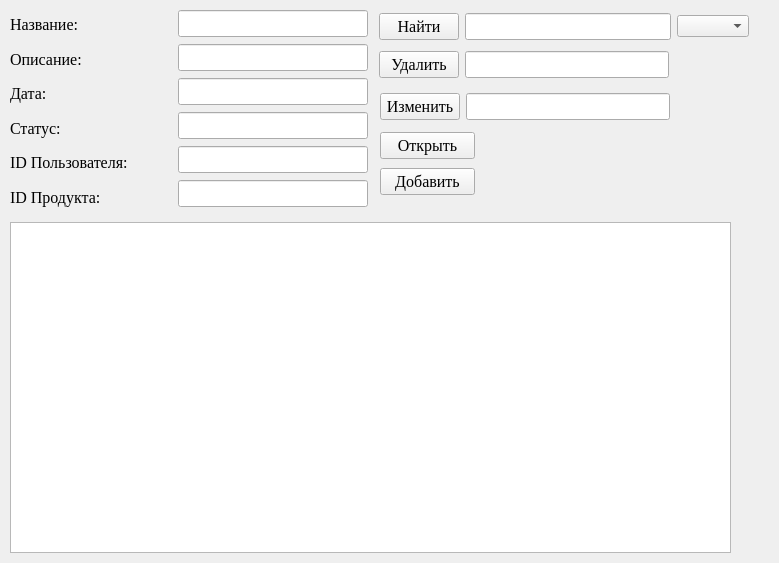
<?xml version="1.0" encoding="UTF-8"?>
<ui version="4.0">
 <class>Zakazi</class>
 <widget class="QWidget" name="Zakazi">
  <property name="geometry">
   <rect>
    <x>0</x>
    <y>0</y>
    <width>779</width>
    <height>563</height>
   </rect>
  </property>
  <property name="windowTitle">
   <string>Zakazi</string>
  </property>
  <widget class="QWidget" name="layoutWidget_3">
   <property name="geometry">
    <rect>
     <x>380</x>
     <y>129</y>
     <width>95</width>
     <height>71</height>
    </rect>
   </property>
   <layout class="QVBoxLayout" name="verticalLayout_2">
    <item>
     <widget class="QPushButton" name="pbopen">
      <property name="font">
       <font>
        <family>Times New Roman</family>
        <pointsize>12</pointsize>
       </font>
      </property>
      <property name="text">
       <string>Открыть</string>
      </property>
     </widget>
    </item>
    <item>
     <widget class="QPushButton" name="pbinsert">
      <property name="font">
       <font>
        <family>Times New Roman</family>
        <pointsize>12</pointsize>
       </font>
      </property>
      <property name="text">
       <string>Добавить</string>
      </property>
     </widget>
    </item>
   </layout>
  </widget>
  <widget class="QWidget" name="layoutWidget">
   <property name="geometry">
    <rect>
     <x>178</x>
     <y>9</y>
     <width>190</width>
     <height>205</height>
    </rect>
   </property>
   <layout class="QVBoxLayout" name="verticalLayout">
    <item>
     <widget class="QLineEdit" name="lenazvanie">
      <property name="font">
       <font>
        <family>Times New Roman</family>
        <pointsize>12</pointsize>
       </font>
      </property>
     </widget>
    </item>
    <item>
     <widget class="QLineEdit" name="leopisanie">
      <property name="font">
       <font>
        <family>Times New Roman</family>
        <pointsize>12</pointsize>
       </font>
      </property>
     </widget>
    </item>
    <item>
     <widget class="QLineEdit" name="ledata">
      <property name="font">
       <font>
        <family>Times New Roman</family>
        <pointsize>12</pointsize>
       </font>
      </property>
     </widget>
    </item>
    <item>
     <widget class="QLineEdit" name="lestatus">
      <property name="font">
       <font>
        <family>Times New Roman</family>
        <pointsize>12</pointsize>
       </font>
      </property>
     </widget>
    </item>
    <item>
     <widget class="QLineEdit" name="leidpolzovatelya">
      <property name="font">
       <font>
        <family>Times New Roman</family>
        <pointsize>12</pointsize>
       </font>
      </property>
     </widget>
    </item>
    <item>
     <widget class="QLineEdit" name="leidproducta">
      <property name="font">
       <font>
        <family>Times New Roman</family>
        <pointsize>12</pointsize>
       </font>
      </property>
     </widget>
    </item>
   </layout>
  </widget>
  <widget class="QWidget" name="layoutWidget_2">
   <property name="geometry">
    <rect>
     <x>10</x>
     <y>10</y>
     <width>161</width>
     <height>201</height>
    </rect>
   </property>
   <layout class="QVBoxLayout" name="verticalLayout_3">
    <item>
     <widget class="QLabel" name="label_2">
      <property name="font">
       <font>
        <family>Times New Roman</family>
        <pointsize>12</pointsize>
       </font>
      </property>
      <property name="text">
       <string>Название:</string>
      </property>
     </widget>
    </item>
    <item>
     <widget class="QLabel" name="label_5">
      <property name="font">
       <font>
        <family>Times New Roman</family>
        <pointsize>12</pointsize>
       </font>
      </property>
      <property name="text">
       <string>Описание:</string>
      </property>
     </widget>
    </item>
    <item>
     <widget class="QLabel" name="label">
      <property name="font">
       <font>
        <family>Times New Roman</family>
        <pointsize>12</pointsize>
       </font>
      </property>
      <property name="text">
       <string>Дата:</string>
      </property>
     </widget>
    </item>
    <item>
     <widget class="QLabel" name="label_6">
      <property name="font">
       <font>
        <family>Times New Roman</family>
        <pointsize>12</pointsize>
       </font>
      </property>
      <property name="text">
       <string>Статус:</string>
      </property>
     </widget>
    </item>
    <item>
     <widget class="QLabel" name="label_4">
      <property name="font">
       <font>
        <family>Times New Roman</family>
        <pointsize>12</pointsize>
       </font>
      </property>
      <property name="text">
       <string>ID Пользователя:</string>
      </property>
     </widget>
    </item>
    <item>
     <widget class="QLabel" name="label_3">
      <property name="font">
       <font>
        <family>Times New Roman</family>
        <pointsize>12</pointsize>
       </font>
      </property>
      <property name="text">
       <string>ID Продукта:</string>
      </property>
     </widget>
    </item>
   </layout>
  </widget>
  <widget class="QWidget" name="layoutWidget_5">
   <property name="geometry">
    <rect>
     <x>379</x>
     <y>10</y>
     <width>370</width>
     <height>33</height>
    </rect>
   </property>
   <layout class="QHBoxLayout" name="horizontalLayout_4">
    <item>
     <widget class="QPushButton" name="pbfind">
      <property name="font">
       <font>
        <family>Times New Roman</family>
        <pointsize>12</pointsize>
       </font>
      </property>
      <property name="text">
       <string>Найти</string>
      </property>
     </widget>
    </item>
    <item>
     <widget class="QLineEdit" name="lefind">
      <property name="font">
       <font>
        <family>Times New Roman</family>
        <pointsize>12</pointsize>
       </font>
      </property>
     </widget>
    </item>
    <item>
     <widget class="QComboBox" name="cbfind"/>
    </item>
   </layout>
  </widget>
  <widget class="QWidget" name="layoutWidget_4">
   <property name="geometry">
    <rect>
     <x>380</x>
     <y>90</y>
     <width>290</width>
     <height>33</height>
    </rect>
   </property>
   <layout class="QHBoxLayout" name="horizontalLayout_2">
    <item>
     <widget class="QPushButton" name="pbchange">
      <property name="font">
       <font>
        <family>Times New Roman</family>
        <pointsize>12</pointsize>
       </font>
      </property>
      <property name="text">
       <string>Изменить</string>
      </property>
     </widget>
    </item>
    <item>
     <widget class="QLineEdit" name="lechange">
      <property name="font">
       <font>
        <family>Times New Roman</family>
        <pointsize>12</pointsize>
       </font>
      </property>
     </widget>
    </item>
   </layout>
  </widget>
  <widget class="QTableWidget" name="tableWidget">
   <property name="geometry">
    <rect>
     <x>10</x>
     <y>222</y>
     <width>721</width>
     <height>331</height>
    </rect>
   </property>
  </widget>
  <widget class="QWidget" name="layoutWidget_6">
   <property name="geometry">
    <rect>
     <x>379</x>
     <y>48</y>
     <width>290</width>
     <height>33</height>
    </rect>
   </property>
   <layout class="QHBoxLayout" name="horizontalLayout_3">
    <item>
     <widget class="QPushButton" name="pbdelete">
      <property name="font">
       <font>
        <family>Times New Roman</family>
        <pointsize>12</pointsize>
       </font>
      </property>
      <property name="text">
       <string>Удалить</string>
      </property>
     </widget>
    </item>
    <item>
     <widget class="QLineEdit" name="ledelete">
      <property name="font">
       <font>
        <family>Times New Roman</family>
        <pointsize>12</pointsize>
       </font>
      </property>
     </widget>
    </item>
   </layout>
  </widget>
 </widget>
 <resources/>
 <connections/>
</ui>
